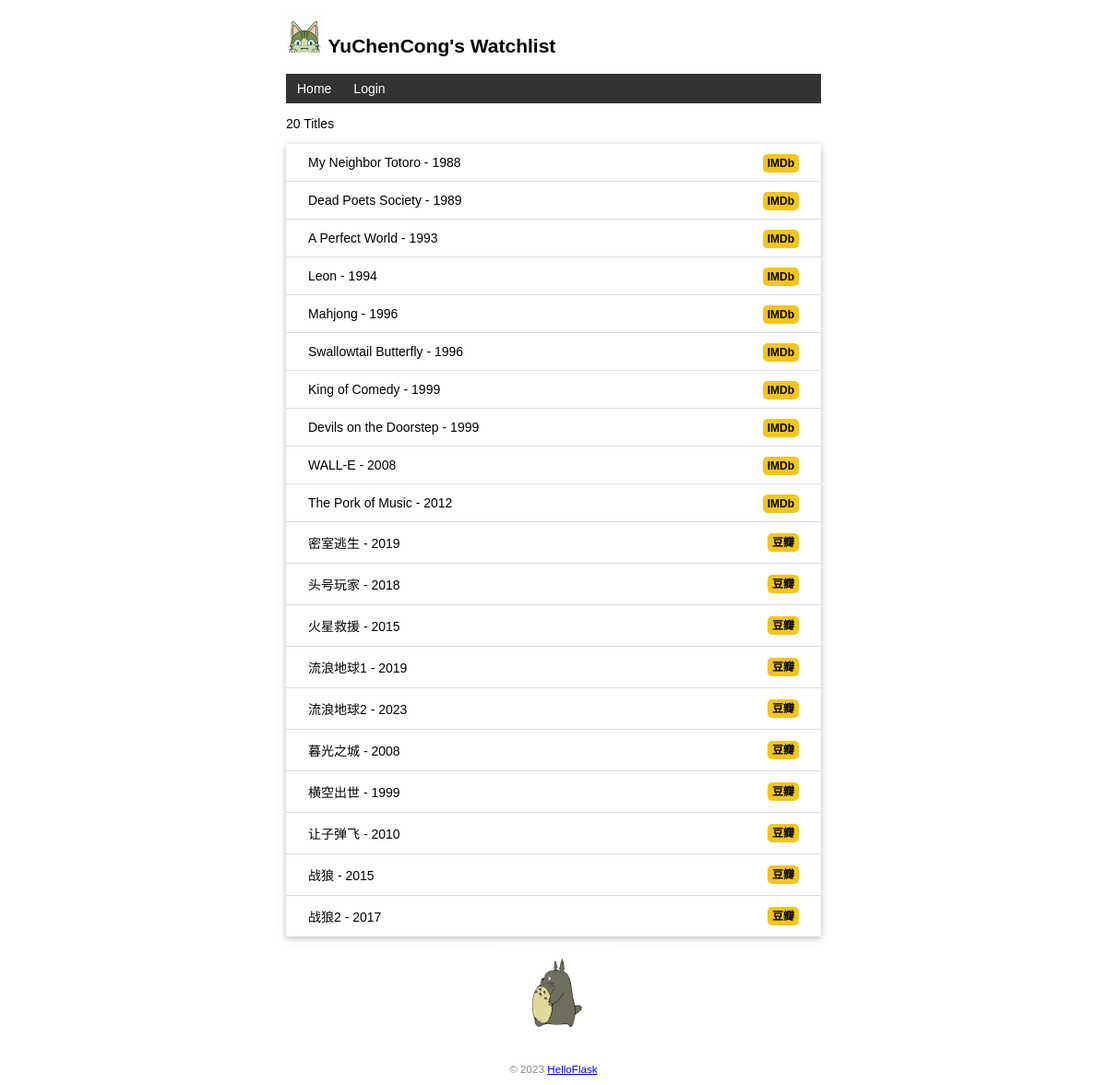
Before: / with the older database file.
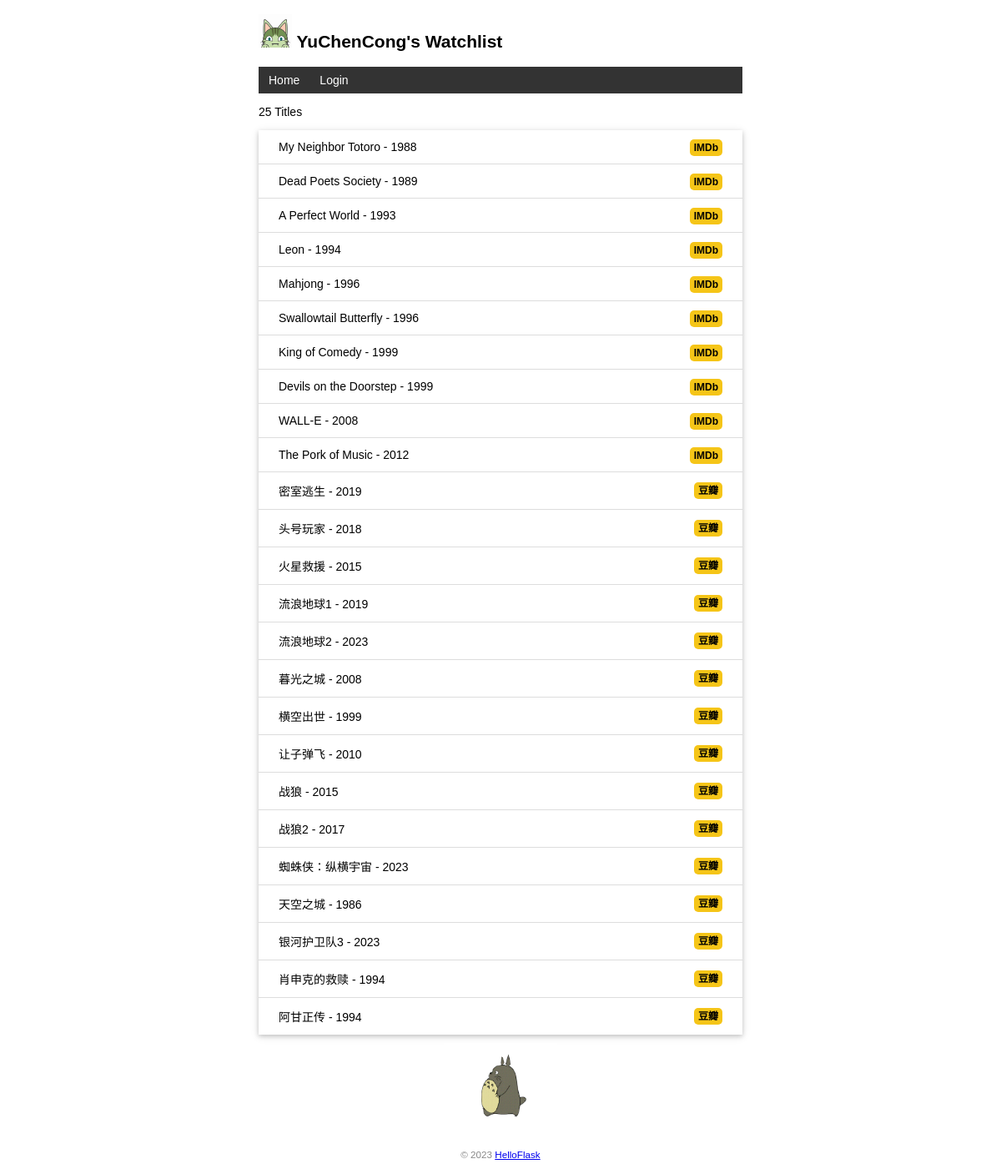
After: the same page with the newer database file.
### watchlist/models.py (models this page shows, shortened)
class User(db.Model, UserMixin):   # 表名将会是 user（自动生成，小写处理）
    id = db.Column(db.Integer, primary_key=True)    # 主键
    name = db.Column(db.String(20))     # 名字
    username = db.Column(db.String(20))     # 用户名
    password_hash = db.Column(db.String(128))   # 密码散列值

class Movie(db.Model):
    id = db.Column(db.Integer, primary_key=True)
    title = db.Column(db.String(60))    # 电影标题
    year = db.Column(db.String(10))  # 电影年份

### watchlist/views.py (the view, shortened to what this page needs)
@app.route('/', methods=['GET', 'POST'])
def index():
    movies = Movie.query.all()  # 读取所有电影记录
    return render_template('index.html', movies=movies)

### watchlist/__init__.py (called while the page is built)
@app.context_processor
def inject_user():
    from watchlist.models import User
    user = User.query.first()
    return dict(user=user)

@app.context_processor
def inject_function():
    def is_chinese(char):
        if '\u4e00' <= char <= '\u9fa5':
            return True
        else:
            return False
    def contains_chinese(text):
        for char in text:
            if is_chinese(char):
                return True
        return False
    return {
        'contains_chinese': contains_chinese
    }

### watchlist/templates/index.html (shortened to what this page needs)
{% extends 'base.html' %}
{% block content %}
<p>{{ movies|length }} Titles</p>
<ul class="movie-list">
    {% for movie in movies %}
    <li>{{ movie.title }} - {{ movie.year }}
        <span class="float-right">
            {% if contains_chinese(movie.title) %}
            <a class="douban" href="https://movie.douban.com/subject_search?search_text={{ movie.title }}" target="_blank" title="Find this movie on 豆瓣">豆瓣</a>
            {% else %}
            <a class="imdb" href="https://www.imdb.com/find?q={{ movie.title }}" target="_blank" title="Find this movie on IMDb">IMDb</a>
            {% endif %}
        </span>
    </li>
    {% endfor %}
</ul>
<img alt="Walking Totoro" class="totoro" src="{{ url_for('static', filename='images/totoro.gif') }}" title="to~to~ro~">
{% endblock %}

### watchlist/templates/base.html (shortened to what this page needs)
<!DOCTYPE html>
<html lang="en">
<head>
    {% block head %}
    <link rel="stylesheet" href="{{ url_for('static', filename='CSS/style.css') }}" type="text/css">
    {% endblock %}
</head>
<body>
    <h2>
        <img alt="Avatar" class="avatar" src="{{ url_for('static', filename='images/avatar.png') }}">
        {{ user.name }}'s Watchlist
    </h2>
    <nav>
        <ul>
            <li><a href="{{ url_for('index') }}">Home</a></li>
            {% if current_user.is_authenticated %}
                <li><a href="{{ url_for('settings') }}">Settings</a></li>
                <li><a href="{{ url_for('logout') }}">Logout</a></li>
            {% else %}
                <li><a href="{{ url_for('login') }}">Login</a></li>
            {% endif %}
        </ul>
    </nav>
    {% block content %}{% endblock %}
    <footer>
        <small>&copy; 2023 <a href="http://helloflask.com/book/3">HelloFlask</a></small>
    </footer>
</body>
</html>

### watchlist/static/CSS/style.css (style rules this page uses)
body { margin: auto; max-width: 580px; font-size: 14px; font-family: Helvetica, Arial, sans-serif; }
footer { color: #888; margin-top: 15px; text-align: center; padding: 10px; }
.avatar { width: 40px; }
.movie-list { list-style-type: none; padding: 0; margin-bottom: 10px; box-shadow: 0 2px 5px 0 rgba(0, 0, 0, 0.16), 0 2px 10px 0 rgba(0, 0, 0, 0.12); }
.movie-list li { padding: 12px 24px; border-bottom: 1px solid #ddd; }
.movie-list li:last-child { border-bottom:none; }
.totoro { display: block; margin: 0 auto; height: 100px; }
nav ul { list-style-type: none; margin: 0; padding: 0; overflow: hidden; background-color: #333; }
nav li { float: left; }
nav li a { display: block; color: white; text-align: center; padding: 8px 12px; text-decoration: none; }
.float-right { float: right; }
.imdb { font-size: 12px; font-weight: bold; color: black; text-decoration: none; background: #F5C518; border-radius: 5px; padding: 3px 5px; }
.douban { font-size: 12px; font-weight: bold; color: black; text-decoration: none; background: #F5C518; border-radius: 5px; padding: 3px 5px; }

Changed rows visible on the page:
added Movie: title "蜘蛛侠：纵横宇宙", year "2023"
added Movie: title "天空之城", year "1986"
added Movie: title "银河护卫队3", year "2023"
added Movie: title "肖申克的救赎", year "1994"
added Movie: title "阿甘正传", year "1994"
Other visible differences:
{{ movies|length }}: "20" → "25"
